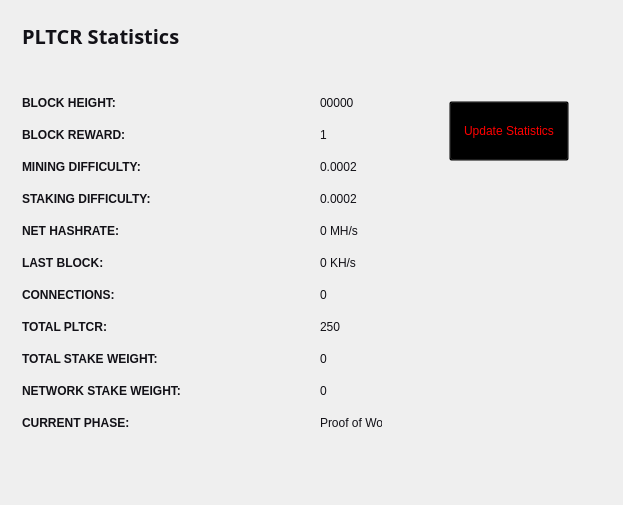
<?xml version="1.0" encoding="UTF-8"?>
<ui version="4.0">
 <class>StatisticsPage</class>
 <widget class="QWidget" name="StatisticsPage">
  <property name="windowModality">
   <enum>Qt::NonModal</enum>
  </property>
  <property name="geometry">
   <rect>
    <x>0</x>
    <y>0</y>
    <width>623</width>
    <height>505</height>
   </rect>
  </property>
  <property name="windowTitle">
   <string>Digging</string>
  </property>
  <property name="styleSheet">
   <string notr="true">color:#ffffff;
font-family:'Open Sans,sans-serif';</string>
  </property>
  <layout class="QGridLayout" name="gridLayout">
   <property name="sizeConstraint">
    <enum>QLayout::SetMaximumSize</enum>
   </property>
   <item row="0" column="1">
    <widget class="QFrame" name="frame">
     <property name="minimumSize">
      <size>
       <width>213</width>
       <height>0</height>
      </size>
     </property>
     <property name="frameShape">
      <enum>QFrame::NoFrame</enum>
     </property>
     <property name="frameShadow">
      <enum>QFrame::Raised</enum>
     </property>
     <widget class="QPushButton" name="startButton">
      <property name="geometry">
       <rect>
        <x>50</x>
        <y>90</y>
        <width>120</width>
        <height>60</height>
       </rect>
      </property>
      <property name="sizePolicy">
       <sizepolicy hsizetype="Fixed" vsizetype="Fixed">
        <horstretch>0</horstretch>
        <verstretch>0</verstretch>
       </sizepolicy>
      </property>
      <property name="minimumSize">
       <size>
        <width>120</width>
        <height>60</height>
       </size>
      </property>
      <property name="styleSheet">
       <string notr="true">background:transparent; color:red;</string>
      </property>
      <property name="text">
       <string>Update Statistics</string>
      </property>
     </widget>
    </widget>
   </item>
   <item row="0" column="0">
    <widget class="QFrame" name="gridFrame_2">
     <layout class="QGridLayout" name="gridLayout_4">
      <item row="3" column="0">
       <layout class="QFormLayout" name="formLayout_2">
        <property name="fieldGrowthPolicy">
         <enum>QFormLayout::FieldsStayAtSizeHint</enum>
        </property>
        <property name="horizontalSpacing">
         <number>139</number>
        </property>
        <property name="verticalSpacing">
         <number>18</number>
        </property>
        <property name="rightMargin">
         <number>0</number>
        </property>
        <item row="1" column="0">
         <widget class="QLabel" name="label_14">
          <property name="text">
           <string>&lt;html&gt;&lt;head/&gt;&lt;body&gt;&lt;p&gt;&lt;span style=&quot; font-weight:600; color:#121117;&quot;&gt;BLOCK HEIGHT:&lt;/span&gt;&lt;/p&gt;&lt;/body&gt;&lt;/html&gt;</string>
          </property>
         </widget>
        </item>
        <item row="1" column="1">
         <widget class="QLabel" name="heightBox">
          <property name="styleSheet">
           <string notr="true">color:#121117;</string>
          </property>
          <property name="text">
           <string>00000</string>
          </property>
         </widget>
        </item>
        <item row="2" column="0">
         <widget class="QLabel" name="label_12">
          <property name="text">
           <string>&lt;html&gt;&lt;head/&gt;&lt;body&gt;&lt;p&gt;&lt;span style=&quot; font-weight:600; color:#121117;&quot;&gt;BLOCK REWARD:&lt;/span&gt;&lt;/p&gt;&lt;/body&gt;&lt;/html&gt;</string>
          </property>
         </widget>
        </item>
        <item row="2" column="1">
         <widget class="QLabel" name="rewardBox">
          <property name="styleSheet">
           <string notr="true">color:#121117;</string>
          </property>
          <property name="text">
           <string>1</string>
          </property>
         </widget>
        </item>
        <item row="3" column="0">
         <widget class="QLabel" name="label_13">
          <property name="text">
           <string>&lt;html&gt;&lt;head/&gt;&lt;body&gt;&lt;p&gt;&lt;span style=&quot; font-weight:600; color:#121117;&quot;&gt;MINING DIFFICULTY:&lt;/span&gt;&lt;/p&gt;&lt;/body&gt;&lt;/html&gt;</string>
          </property>
         </widget>
        </item>
        <item row="3" column="1">
         <widget class="QLabel" name="diffBox">
          <property name="styleSheet">
           <string notr="true">color:#121117;</string>
          </property>
          <property name="text">
           <string>0.0002</string>
          </property>
         </widget>
        </item>
        <item row="4" column="0">
         <widget class="QLabel" name="label_9">
          <property name="text">
           <string>&lt;html&gt;&lt;head/&gt;&lt;body&gt;&lt;p&gt;&lt;span style=&quot; font-weight:600; color:#121117;&quot;&gt;STAKING DIFFICULTY:&lt;/span&gt;&lt;/p&gt;&lt;/body&gt;&lt;/html&gt;</string>
          </property>
         </widget>
        </item>
        <item row="4" column="1">
         <widget class="QLabel" name="diffBox2">
          <property name="styleSheet">
           <string notr="true">color:#121117;</string>
          </property>
          <property name="text">
           <string>0.0002</string>
          </property>
         </widget>
        </item>
        <item row="5" column="1">
         <widget class="QLabel" name="pawrateBox">
          <property name="styleSheet">
           <string notr="true">color:#121117;</string>
          </property>
          <property name="text">
           <string>0 MH/s</string>
          </property>
         </widget>
        </item>
        <item row="6" column="0">
         <widget class="QLabel" name="label3_2">
          <property name="sizePolicy">
           <sizepolicy hsizetype="Preferred" vsizetype="Maximum">
            <horstretch>0</horstretch>
            <verstretch>0</verstretch>
           </sizepolicy>
          </property>
          <property name="text">
           <string>&lt;html&gt;&lt;head/&gt;&lt;body&gt;&lt;p&gt;&lt;span style=&quot; font-weight:600; color:#121117;&quot;&gt;LAST BLOCK:&lt;/span&gt;&lt;/p&gt;&lt;/body&gt;&lt;/html&gt;</string>
          </property>
         </widget>
        </item>
        <item row="6" column="1">
         <widget class="QLabel" name="localBox">
          <property name="styleSheet">
           <string notr="true">color:#121117;</string>
          </property>
          <property name="text">
           <string>0 KH/s</string>
          </property>
         </widget>
        </item>
        <item row="7" column="0">
         <widget class="QLabel" name="label1_2">
          <property name="text">
           <string>&lt;html&gt;&lt;head/&gt;&lt;body&gt;&lt;p&gt;&lt;span style=&quot; font-weight:600; color:#121117;&quot;&gt;CONNECTIONS:&lt;/span&gt;&lt;/p&gt;&lt;/body&gt;&lt;/html&gt;</string>
          </property>
         </widget>
        </item>
        <item row="7" column="1">
         <widget class="QLabel" name="connectionBox">
          <property name="styleSheet">
           <string notr="true">color:#121117;</string>
          </property>
          <property name="text">
           <string>0</string>
          </property>
         </widget>
        </item>
        <item row="8" column="0">
         <widget class="QLabel" name="label_8">
          <property name="text">
           <string>&lt;html&gt;&lt;head/&gt;&lt;body&gt;&lt;p&gt;&lt;span style=&quot; font-weight:600; color:#121117;&quot;&gt;TOTAL PLTCR:&lt;/span&gt;&lt;/p&gt;&lt;/body&gt;&lt;/html&gt;</string>
          </property>
         </widget>
        </item>
        <item row="8" column="1">
         <widget class="QLabel" name="volumeBox">
          <property name="styleSheet">
           <string notr="true">color:#121117;</string>
          </property>
          <property name="text">
           <string>250</string>
          </property>
         </widget>
        </item>
        <item row="9" column="0">
         <widget class="QLabel" name="label_10">
          <property name="text">
           <string>&lt;html&gt;&lt;head/&gt;&lt;body&gt;&lt;p&gt;&lt;span style=&quot; font-weight:600; color:#121117;&quot;&gt;TOTAL STAKE WEIGHT:&lt;/span&gt;&lt;/p&gt;&lt;/body&gt;&lt;/html&gt;</string>
          </property>
         </widget>
        </item>
        <item row="9" column="1">
         <widget class="QLabel" name="minBox">
          <property name="styleSheet">
           <string notr="true">color:#121117;</string>
          </property>
          <property name="text">
           <string>0</string>
          </property>
         </widget>
        </item>
        <item row="10" column="0">
         <widget class="QLabel" name="label_11">
          <property name="text">
           <string>&lt;html&gt;&lt;head/&gt;&lt;body&gt;&lt;p&gt;&lt;span style=&quot; font-weight:600; color:#121117;&quot;&gt;NETWORK STAKE WEIGHT:&lt;/span&gt;&lt;/p&gt;&lt;/body&gt;&lt;/html&gt;</string>
          </property>
         </widget>
        </item>
        <item row="10" column="1">
         <widget class="QLabel" name="maxBox">
          <property name="styleSheet">
           <string notr="true">color:#121117;</string>
          </property>
          <property name="text">
           <string>0</string>
          </property>
         </widget>
        </item>
        <item row="11" column="0">
         <widget class="QLabel" name="label_15">
          <property name="text">
           <string>&lt;html&gt;&lt;head/&gt;&lt;body&gt;&lt;p&gt;&lt;span style=&quot; font-weight:600; color:#121117;&quot;&gt;CURRENT PHASE:&lt;/span&gt;&lt;/p&gt;&lt;/body&gt;&lt;/html&gt;</string>
          </property>
         </widget>
        </item>
        <item row="11" column="1">
         <widget class="QLabel" name="cBox">
          <property name="styleSheet">
           <string notr="true">color:#121117;</string>
          </property>
          <property name="text">
           <string>Proof of Work</string>
          </property>
         </widget>
        </item>
        <item row="5" column="0">
         <widget class="QLabel" name="label_16">
          <property name="text">
           <string>&lt;html&gt;&lt;head/&gt;&lt;body&gt;&lt;p&gt;&lt;span style=&quot; font-weight:600; color:#121117;&quot;&gt;NET HASHRATE:&lt;/span&gt;&lt;/p&gt;&lt;/body&gt;&lt;/html&gt;</string>
          </property>
         </widget>
        </item>
       </layout>
      </item>
      <item row="1" column="0">
       <layout class="QHBoxLayout" name="horizontalLayout_4">
        <property name="spacing">
         <number>7</number>
        </property>
        <item>
         <widget class="QLabel" name="label_5">
          <property name="font">
           <font>
            <family>Open Sans,sans-serif</family>
           </font>
          </property>
          <property name="text">
           <string>&lt;html&gt;&lt;head/&gt;&lt;body&gt;&lt;p&gt;&lt;span style=&quot; font-size:20px; font-weight:600; color:#121117;&quot;&gt;PLTCR Statistics&lt;/span&gt;&lt;/p&gt;&lt;/body&gt;&lt;/html&gt;</string>
          </property>
         </widget>
        </item>
        <item>
         <spacer name="horizontalSpacer_2">
          <property name="orientation">
           <enum>Qt::Horizontal</enum>
          </property>
          <property name="sizeHint" stdset="0">
           <size>
            <width>40</width>
            <height>20</height>
           </size>
          </property>
         </spacer>
        </item>
       </layout>
      </item>
      <item row="2" column="0">
       <spacer name="verticalSpacer_2">
        <property name="orientation">
         <enum>Qt::Vertical</enum>
        </property>
        <property name="sizeHint" stdset="0">
         <size>
          <width>20</width>
          <height>40</height>
         </size>
        </property>
       </spacer>
      </item>
     </layout>
    </widget>
   </item>
   <item row="1" column="0">
    <spacer name="verticalSpacer">
     <property name="orientation">
      <enum>Qt::Vertical</enum>
     </property>
     <property name="sizeHint" stdset="0">
      <size>
       <width>20</width>
       <height>40</height>
      </size>
     </property>
    </spacer>
   </item>
  </layout>
 </widget>
 <layoutdefault spacing="6" margin="11"/>
 <resources/>
 <connections/>
</ui>
